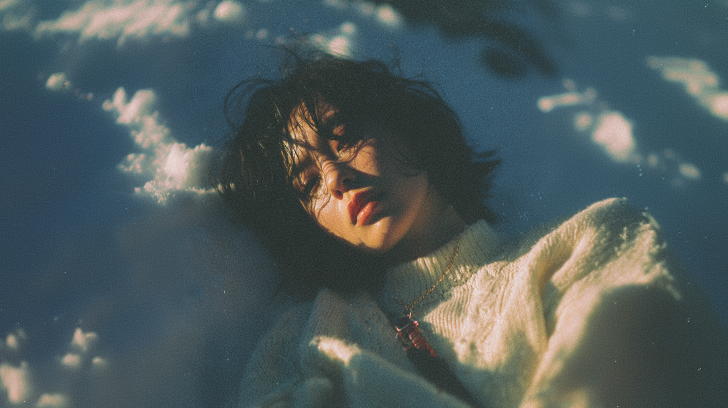
#> input picture SEOUL LABS/01/images/SnowFlake_Extend.png, 1456 x 816 px, found by its file name (shown at 1/2 size); its folder holds only this picture in this run
$ python preview.py ../01/images
#> lines starting #> are read from the running program, lines starting #| are printed output that depends on the picture
### SEOUL LABS/scripts/generate.py
#!/usr/bin/env python3
"""
SEOUL LABS Playlist Video Generator (Python 통합 버전)
배경 이미지 + 파티클 + 오디오 바 비주얼라이저 + 가사 싱크 + 텍스트 오버레이
"""

import numpy as np
from PIL import Image, ImageDraw, ImageEnhance, ImageFilter, ImageFont
import subprocess
import os
import sys
import json
import random
import math
import wave
import re
import tempfile
import shutil

from lyrics import sync_lyrics, parse_lyrics_json, validate_alignment

# ============================================================
# 설정
# ============================================================
SCRIPT_DIR = os.path.dirname(os.path.abspath(__file__))

# EP 폴더를 인자로 받음
if len(sys.argv) < 2:
    print("사용법: python generate.py <EP 폴더 경로>")
    print("예: python generate.py ../EP01_000000")
    sys.exit(1)

EP_DIR = os.path.abspath(sys.argv[1])
SONGS_DIR = os.path.join(EP_DIR, "songs")
IMAGES_DIR = os.path.join(EP_DIR, "images")
LYRICS_DIR = os.path.join(EP_DIR, "lyrics")
OUTPUT_DIR = os.path.join(EP_DIR, "outputs")

EP_NAME = os.path.basename(EP_DIR)
OUTPUT_FILE = os.path.join(OUTPUT_DIR, f"{EP_NAME}.mp4")

ARTIST = "SEOUL LABS"
AUDIO_EXTENSIONS = {'.wav', '.mp3', '.flac', '.m4a', '.aac'}

# 테스트 모드 (0 = 전체 렌더, 양수 = 해당 초만 렌더)
TEST_DURATION = 0

# 반복 재생 (1 = 1회, 2 = 2회 반복)
REPEAT = 2

# 배경 이미지 (images/ 폴더에서 자동 탐색)
BG_IMAGE = None
if os.path.isdir(IMAGES_DIR):
    _bg_files = sorted(f for f in os.listdir(IMAGES_DIR)
                        if f.lower().endswith(('.png', '.jpg', '.jpeg')))
    if _bg_files:
        BG_IMAGE = os.path.join(IMAGES_DIR, _bg_files[0])

# 영상 설정
SCALE = 2  # 1 = 1080p, 2 = 4K
WIDTH = 1920 * SCALE
HEIGHT = 1080 * SCALE
FPS = 30

# 하단 레이아웃 (상대 간격)
BOTTOM_MARGIN = 90 * SCALE
LYRICS_TO_TITLE = 60 * SCALE
TITLE_TO_VIS = 30 * SCALE

# 레이아웃 마진
MARGIN_LEFT = 80 * SCALE
MARGIN_BOTTOM = 80 * SCALE
GAP_LYRICS_TITLE = 16 * SCALE
GAP_TITLE_VIS = 36 * SCALE

# 가사 오버레이 설정
LYRICS_FONT_PATH = os.path.expanduser("~/Library/Fonts/SpoqaHanSansNeo-Light-Tight.otf")
LYRICS_FONT_SIZE = 32 * SCALE
LYRICS_X = f"{MARGIN_LEFT}"
LYRICS_Y = f"h-{MARGIN_BOTTOM}-{LYRICS_FONT_SIZE}"
LYRICS_ALPHA = 0.6
LYRICS_FADE = 0.2

# 텍스트 오버레이 설정
FONT_PATH = os.path.expanduser("~/Library/Fonts/Anton-Regular.ttf")
TEXT_FONT_SIZE = 60 * SCALE
TEXT_ALPHA = 0.8
TEXT_X = f"{MARGIN_LEFT}"
TEXT_Y = f"h-{MARGIN_BOTTOM + LYRICS_FONT_SIZE + GAP_LYRICS_TITLE + TEXT_FONT_SIZE}"
TEXT_FADE_IN = 1
TEXT_FADE_OUT = 1

# 바 비주얼라이저 설정
NUM_BARS = 48
BAR_WIDTH = 2 * SCALE
BAR_GAP = 4 * SCALE
BAR_MAX_HEIGHT = 70 * SCALE
BAR_MIN_HEIGHT = 2 * SCALE
BAR_ALPHA = 204  # 80% 투명도
BAR_Y_CENTER = HEIGHT - MARGIN_BOTTOM - LYRICS_FONT_SIZE - GAP_LYRICS_TITLE - TEXT_FONT_SIZE - GAP_TITLE_VIS
SMOOTHING = 0.3

# 파티클 설정
NUM_PARTICLES = 80
MIN_SIZE = 1 * SCALE
MAX_SIZE = 10 * SCALE
MIN_SPEED = 0.3 * SCALE
MAX_SPEED = 1.5 * SCALE
MIN_ALPHA = 40
MAX_ALPHA = 100
DRIFT_AMP = 1.5 * SCALE
DRIFT_FREQ_MIN = 0.02
DRIFT_FREQ_MAX = 0.06
PARTICLE_COLOR = (238, 238, 238)
BLUR_RADIUS = 1.5 * SCALE


# ============================================================
# 파티클 클래스
# ============================================================
class Particle:
    def __init__(self):
        self.reset(initial=True)

    # [24 lines left out: functions reset, update, not called in this run]


# ============================================================
# 유틸리티
# ============================================================
def extract_logo_color(path):
    """이미지 우하단 로고 영역에서 테마 색상 자동 추출"""
    img = Image.open(path).convert('RGB')
    w, h = img.size
    crop = img.crop((int(w * 0.7), int(h * 0.8), w, h))
    pixels = np.array(crop).reshape(-1, 3)
    bright = pixels[(pixels.sum(axis=1) > 300) & ((pixels.max(axis=1) - pixels.min(axis=1)) > 20)]
    if len(bright) == 0:
        return (164, 218, 209)  # fallback
    from collections import Counter
    most_common = Counter(tuple(p) for p in bright).most_common(1)[0][0]
    return (int(most_common[0]), int(most_common[1]), int(most_common[2]))


def load_image_aspect_fill(path):
    """이미지를 aspect fill로 로드 (비율 유지, 꽉 채우고 중앙 크롭)"""
    img = Image.open(path).convert('RGB')
#> img is the input picture: PIL image 1456x816 RGB; mean R, G, B 77.7, 90.7, 91.6
    src_w, src_h = img.size
#> src_w = 1456; src_h = 816
    scale = max(WIDTH / src_w, HEIGHT / src_h)
#> scale = 2.65
    scaled_w = int(src_w * scale)
#> scaled_w = 3854
    scaled_h = int(src_h * scale)
#> scaled_h = 2160
    img = img.resize((scaled_w, scaled_h), Image.LANCZOS)
#> img: PIL image 3854x2160 RGB
    left = (scaled_w - WIDTH) // 2
#> left = 7
    top = (scaled_h - HEIGHT) // 2
#> top = 0
    img = img.crop((left, top, left + WIDTH, top + HEIGHT))
#> img: PIL image 3840x2160 RGB
    return img.convert('RGBA')


# [112 lines left out: functions get_duration, get_audio_data, precompute_bar_heights, render_particles, not called in this run]


def render_bars(draw, bar_heights, bar_positions, total_bars, static_bars, bar_color):
    """비주얼라이저 바를 레이어에 렌더링"""
    for i in range(total_bars):
        x = bar_positions[i]

        if i < static_bars or i >= static_bars + NUM_BARS:
            h = BAR_MIN_HEIGHT
        else:
            h = int(BAR_MIN_HEIGHT + bar_heights[i - static_bars] * (BAR_MAX_HEIGHT - BAR_MIN_HEIGHT))

        y_top = BAR_Y_CENTER - h // 2
        y_bottom = BAR_Y_CENTER + h // 2
        y_top = max(0, y_top)
        y_bottom = min(HEIGHT, y_bottom)

        draw.rectangle([x, y_top, x + BAR_WIDTH, y_bottom], fill=(*bar_color, BAR_ALPHA))

        if y_bottom - y_top >= 2 and BAR_WIDTH >= 2:
            half_alpha = BAR_ALPHA // 2
            for cx, cy in [(x, y_top), (x + BAR_WIDTH, y_top),
                           (x, y_bottom), (x + BAR_WIDTH, y_bottom)]:
                if 0 <= cx < WIDTH and 0 <= cy < HEIGHT:
                    draw.point((cx, cy), fill=(*bar_color, half_alpha))


# ============================================================
# 메인
# ============================================================
# [332 lines left out: function main, not called in this run]


# [2 lines that do not run on import are left out]

### SEOUL LABS/scripts/preview.py
#!/usr/bin/env python3
"""레이아웃 미리보기 — 배경 + 파티클 + visualizer + 텍스트를 PIL로 렌더링"""

import os
import sys
import random
import tempfile
import shutil

import numpy as np
from PIL import Image, ImageDraw, ImageFilter, ImageFont

SCRIPT_DIR = os.path.dirname(os.path.abspath(__file__))

# EP 폴더
if len(sys.argv) < 2:
    print("사용법: python preview.py <EP 폴더 경로>")
    sys.exit(1)

EP_DIR = os.path.abspath(sys.argv[1])
SONGS_DIR = os.path.join(EP_DIR, "songs")
IMAGES_DIR = os.path.join(EP_DIR, "images")
LYRICS_DIR = os.path.join(EP_DIR, "lyrics")
OUTPUT_DIR = os.path.join(EP_DIR, "outputs")

sys.path.insert(0, SCRIPT_DIR)
from generate import (
    WIDTH, HEIGHT, SCALE,
    MARGIN_LEFT, MARGIN_BOTTOM,
    GAP_LYRICS_TITLE, GAP_TITLE_VIS,
    NUM_BARS, BAR_WIDTH, BAR_GAP, BAR_MAX_HEIGHT, BAR_MIN_HEIGHT,
    BAR_ALPHA, BAR_Y_CENTER,
    FONT_PATH, TEXT_FONT_SIZE, TEXT_ALPHA,
    LYRICS_FONT_PATH, LYRICS_FONT_SIZE, LYRICS_ALPHA,
    NUM_PARTICLES, MIN_SIZE, MAX_SIZE, MIN_ALPHA, MAX_ALPHA,
    PARTICLE_COLOR, BLUR_RADIUS,
    AUDIO_EXTENSIONS,
    load_image_aspect_fill, extract_logo_color,
    render_bars, get_audio_data, precompute_bar_heights, FPS,
)
from lyrics import parse_lyrics_json


def main():
    # 배경
    bg_files = [f for f in os.listdir(IMAGES_DIR)
                if f.lower().endswith(('.png', '.jpg', '.jpeg'))]
    if not bg_files:
        print("❌ images/ 폴더에 배경 이미지가 없습니다")
        sys.exit(1)

    bg_path = os.path.join(IMAGES_DIR, bg_files[0])
    print(f"🖼  배경: {bg_files[0]}")
    canvas = load_image_aspect_fill(bg_path)

    # 테마 색상 자동 추출
    theme_rgb = extract_logo_color(bg_path)
#> in extract_logo_color, `crop = img.crop((int(w * 0.7), int(h * 0.8), w, h))`:
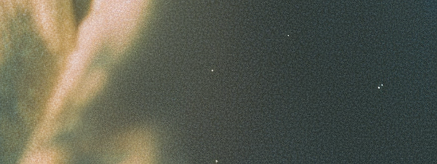
#> crop: PIL image 437x164 RGB; mean R, G, B 91.8, 93.6, 79.8
#> in extract_logo_color, `most_common = Counter(tuple(p) for p in bright).most_common(1)[0][0]`: most_common = (115, 117, 92)
#> theme_rgb = (115, 117, 92)
    hex_color = f"#{theme_rgb[0]:02X}{theme_rgb[1]:02X}{theme_rgb[2]:02X}"
#> hex_color = '#73755C'
    print(f"🎨 테마 색상: {hex_color}")
#| 🎨 테마 색상: #73755C

    # 파티클
    particle_layer = Image.new('RGBA', (WIDTH, HEIGHT), (0, 0, 0, 0))
#> particle_layer: PIL image 3840x2160 RGBA; every value is 0
    random.seed(42)
    for _ in range(NUM_PARTICLES):
        x = random.uniform(0, WIDTH)
        y = random.uniform(0, HEIGHT)
        size = random.uniform(MIN_SIZE, MAX_SIZE)
        alpha = random.randint(MIN_ALPHA, MAX_ALPHA)
        blur_r = BLUR_RADIUS * (size / MIN_SIZE) * 0.4
        margin = int(size + blur_r * 3) + 2
        patch_size = margin * 2 + 1
        ps = Image.new('RGBA', (patch_size, patch_size), (0, 0, 0, 0))
        pd = ImageDraw.Draw(ps)
        si = int(round(size))
        pd.ellipse(
            [margin - si, margin - si, margin + si, margin + si],
            fill=(*PARTICLE_COLOR, alpha)
        )
        ps = ps.filter(ImageFilter.GaussianBlur(radius=blur_r))
        px, py = int(x) - margin, int(y) - margin
        particle_layer.alpha_composite(ps, (max(0, px), max(0, py)))
#> this loop made 80 passes
#> pass 1, in main, `ps = ps.filter(ImageFilter.GaussianBlur(radius=blur_r))`:
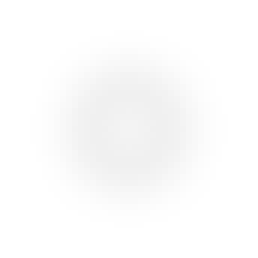
#> ps: PIL image 43x43 RGBA (shown 6 times larger); mean R, G, B, A 22.8, 22.8, 22.8, 5.1; transparent parts drawn white
    canvas.alpha_composite(particle_layer)

    # 곡 정보
    song_files = sorted([
        f for f in os.listdir(SONGS_DIR)
        if os.path.splitext(f)[1].lower() in AUDIO_EXTENSIONS
    ]) if os.path.isdir(SONGS_DIR) else []
    import re
    raw_name = os.path.splitext(song_files[0])[0] if song_files else "Sample Track"
    song_name = re.sub(r'^\d+_', '', raw_name)

    # Visualizer 바
    STATIC_BARS = 3
    total_bars = STATIC_BARS + NUM_BARS + STATIC_BARS
    start_x = 80 * SCALE
    bar_positions = [start_x + i * (BAR_WIDTH + BAR_GAP) for i in range(total_bars)]

    bar_heights = np.zeros(NUM_BARS)
    if song_files:
        audio_path = os.path.join(SONGS_DIR, song_files[0])
        tmp_audio = tempfile.mkdtemp(prefix='preview_audio_')
        try:
            samples, sr = get_audio_data(audio_path, tmp_audio)
            total_frames = int(len(samples) / sr * FPS)
            all_bar_heights = precompute_bar_heights(samples, sr, total_frames)
            mid_frame = total_frames // 2
            bar_heights = all_bar_heights[mid_frame]
        finally:
            shutil.rmtree(tmp_audio)

    bar_layer = Image.new('RGBA', (WIDTH, HEIGHT), (0, 0, 0, 0))
    draw = ImageDraw.Draw(bar_layer)
    render_bars(draw, bar_heights, bar_positions, total_bars, STATIC_BARS, theme_rgb)
    canvas.alpha_composite(bar_layer)

    # 텍스트 (PIL 렌더링)
    PIL_Y_OFFSET = -4 * SCALE
    TEXT_Y_PX = HEIGHT - (MARGIN_BOTTOM + LYRICS_FONT_SIZE + GAP_LYRICS_TITLE + TEXT_FONT_SIZE) + PIL_Y_OFFSET - 14 * SCALE
    LYRICS_Y_PX = HEIGHT - MARGIN_BOTTOM - LYRICS_FONT_SIZE + PIL_Y_OFFSET

    title_font = ImageFont.truetype(FONT_PATH, TEXT_FONT_SIZE)
    lyrics_font = ImageFont.truetype(LYRICS_FONT_PATH, LYRICS_FONT_SIZE)

    title_text = f"01. {song_name}".upper()

    lyrics_text = ""
    lyrics_path = os.path.join(LYRICS_DIR, f"{song_name}.json")
    if os.path.exists(lyrics_path):
        lines = parse_lyrics_json(lyrics_path)
        if lines:
            has_ko = any(any('\uac00' <= ch <= '\ud7a3' for ch in l[2]) for l in lines)
            if has_ko:
                mixed = [l for l in lines
                         if any('\uac00' <= ch <= '\ud7a3' for ch in l[2])
                         and any('a' <= ch.lower() <= 'z' for ch in l[2])]
                if mixed:
                    lyrics_text = max(mixed, key=lambda l: len(l[2]))[2]
                else:
                    lyrics_text = max(lines, key=lambda l: len(l[2]))[2]
            else:
                lyrics_text = max(lines, key=lambda l: len(l[2]))[2]
    if not lyrics_text:
        lyrics_text = "Sample lyrics here"

    text_layer = Image.new('RGBA', (WIDTH, HEIGHT), (0, 0, 0, 0))
    text_draw = ImageDraw.Draw(text_layer)
    text_draw.text((MARGIN_LEFT, TEXT_Y_PX), title_text,
                   font=title_font, fill=(*theme_rgb, int(TEXT_ALPHA * 255)))
    text_draw.text((MARGIN_LEFT, LYRICS_Y_PX), lyrics_text,
                   font=lyrics_font, fill=(*theme_rgb, int(LYRICS_ALPHA * 255)))
    canvas.alpha_composite(text_layer)
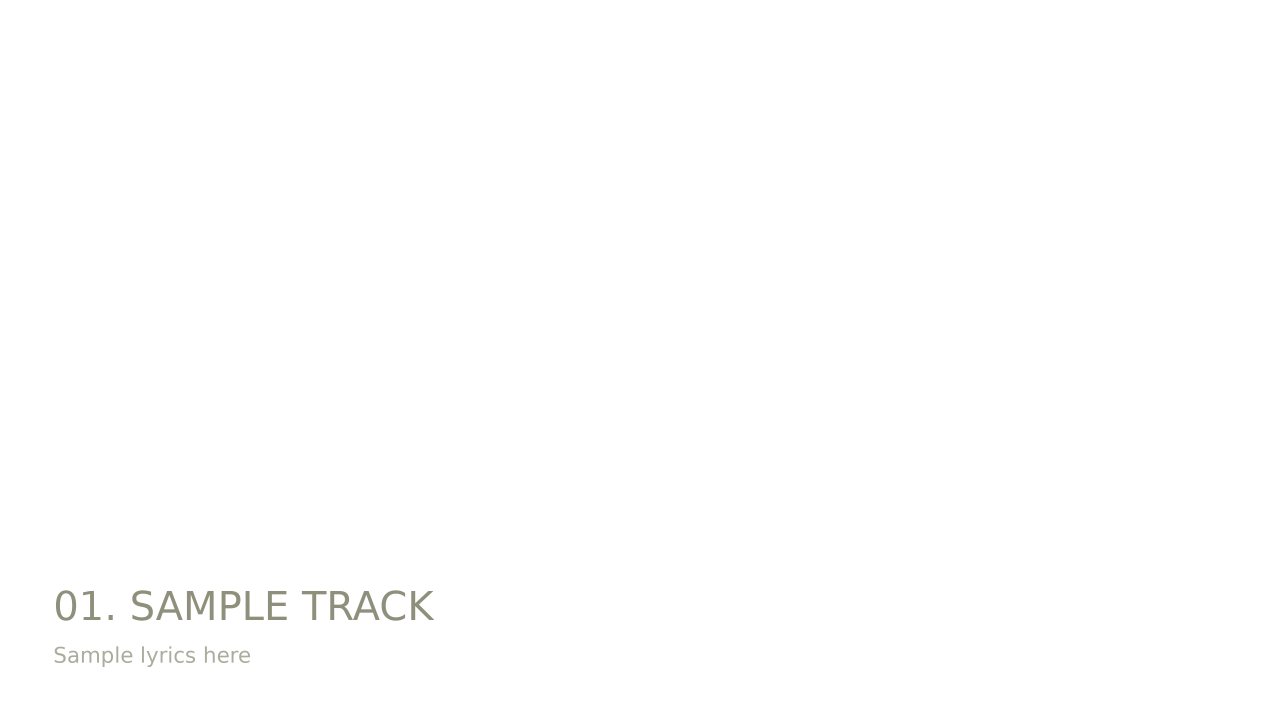
#> text_layer: PIL image 3840x2160 RGBA (shown at 1/3 size); mean R, G, B, A 0.6, 0.6, 0.4, 0.8; transparent parts drawn white

    # 저장
    os.makedirs(OUTPUT_DIR, exist_ok=True)
    ep_name = os.path.basename(EP_DIR)
    out_path = os.path.join(OUTPUT_DIR, f"{ep_name}_preview.png")
    canvas.convert('RGB').save(out_path)

    print(f"✅ 미리보기 저장: {out_path}")
    import subprocess
    subprocess.run(["open", out_path])
#> (this line was passed over: subprocess is not available in this run)


if __name__ == "__main__":
    main()
